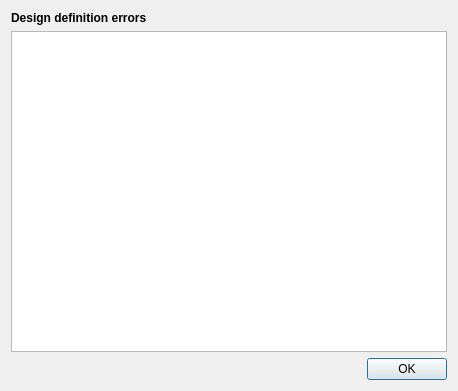
<?xml version="1.0" encoding="UTF-8"?>
<ui version="4.0">
 <class>Dialog</class>
 <widget class="QDialog" name="Dialog">
  <property name="geometry">
   <rect>
    <x>0</x>
    <y>0</y>
    <width>458</width>
    <height>391</height>
   </rect>
  </property>
  <property name="windowTitle">
   <string>Dialog</string>
  </property>
  <layout class="QVBoxLayout" name="verticalLayout">
   <item>
    <widget class="QLabel" name="ui_lbl_title">
     <property name="text">
      <string>&lt;html&gt;&lt;head/&gt;&lt;body&gt;&lt;p&gt;&lt;span style=&quot; font-weight:600;&quot;&gt;Design definition errors&lt;/span&gt;&lt;/p&gt;&lt;/body&gt;&lt;/html&gt;</string>
     </property>
    </widget>
   </item>
   <item>
    <widget class="QPlainTextEdit" name="ui_txt_errors"/>
   </item>
   <item>
    <widget class="QDialogButtonBox" name="buttonBox">
     <property name="orientation">
      <enum>Qt::Horizontal</enum>
     </property>
     <property name="standardButtons">
      <set>QDialogButtonBox::Ok</set>
     </property>
    </widget>
   </item>
  </layout>
 </widget>
 <resources/>
 <connections>
  <connection>
   <sender>buttonBox</sender>
   <signal>accepted()</signal>
   <receiver>Dialog</receiver>
   <slot>accept()</slot>
   <hints>
    <hint type="sourcelabel">
     <x>248</x>
     <y>254</y>
    </hint>
    <hint type="destinationlabel">
     <x>157</x>
     <y>274</y>
    </hint>
   </hints>
  </connection>
  <connection>
   <sender>buttonBox</sender>
   <signal>rejected()</signal>
   <receiver>Dialog</receiver>
   <slot>reject()</slot>
   <hints>
    <hint type="sourcelabel">
     <x>316</x>
     <y>260</y>
    </hint>
    <hint type="destinationlabel">
     <x>286</x>
     <y>274</y>
    </hint>
   </hints>
  </connection>
 </connections>
</ui>
